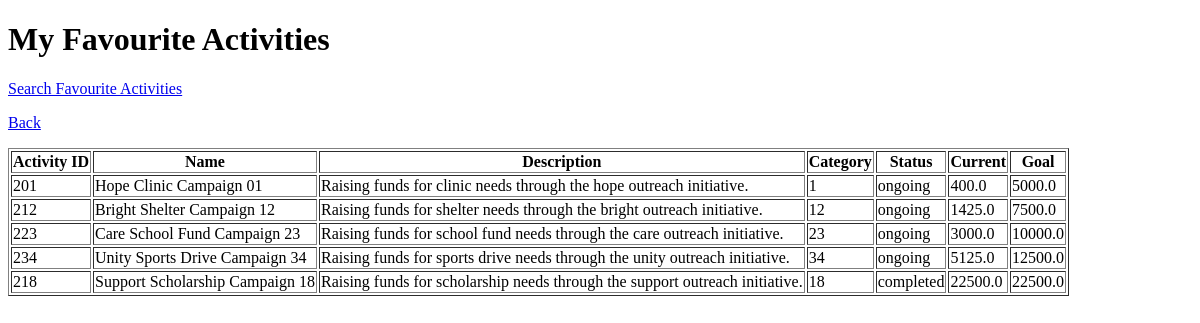
The page /favourites/view (signed in) on the database as committed earlier.
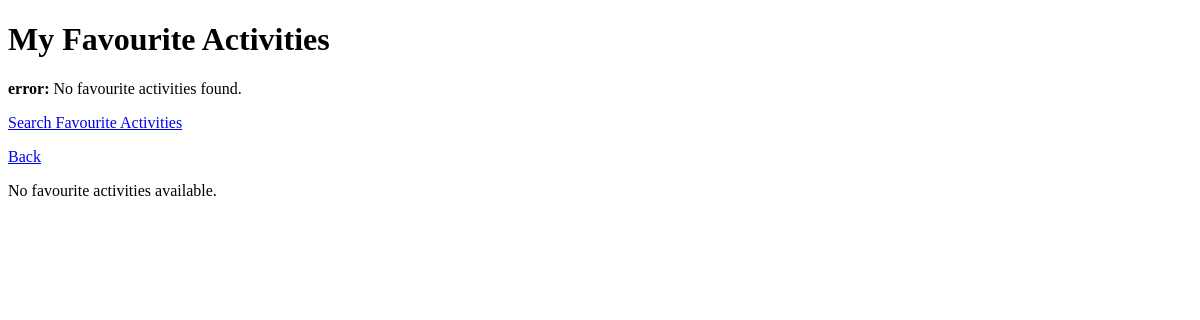
The same page on the database as committed later.
### tables this page shows
CREATE TABLE favourite_list(
    favourite_id INTEGER PRIMARY KEY,
    account_id INTEGER NOT NULL,
    activity_id INTEGER NOT NULL,
    FOREIGN KEY (account_id) REFERENCES user_account(account_id),
    FOREIGN KEY (activity_id) REFERENCES fundraising_activity(activity_id),
    UNIQUE (account_id, activity_id)
);

CREATE TABLE fundraising_activity(
    activity_id INTEGER PRIMARY KEY,
    account_id INTEGER NOT NULL,
    activity_name TEXT NOT NULL,
    category_id INTEGER NOT NULL,
    activity_desc TEXT NOT NULL,
    funding_current REAL NOT NULL DEFAULT 0,
    funding_goal REAL NOT NULL,
    start_date TEXT NOT NULL,
    end_date TEXT NOT NULL,
    activity_status TEXT NOT NULL CHECK (activity_status in ('completed', 'expired', 'cancelled', 'ongoing')),
    FOREIGN KEY (account_id) REFERENCES user_account(account_id),
    FOREIGN KEY (category_id) REFERENCES category(category_id)
);

### boundary/favourite_list_routes.py (the view)
@favourite_list_bp.route("/favourites/view")
@login_required
@roles_required(DONOR)
def view_favourites_list():
    account_id = session.get("account_id")
    controller = view_favourite_list_controller()
    favourites = controller.viewFavourites(account_id)
    if not favourites:
        flash("No favourite activities found.", "error")
    return render_template(
        "favourites/view_favourites_list.html",
        favourites=favourites
    )

### boundary/access_control.py (called while the page is built)
def roles_required(*allowed_profile_ids):
    def decorator(view_function):
        @wraps(view_function)
        def wrapped_view(*args, **kwargs):
            if not session.get("account_id"):
                flash("Please log in to continue.", "error")
                return redirect(url_for("auth.login"))
            profile_id = session.get("profile_id")
            if profile_id not in allowed_profile_ids:
                flash("You do not have permission to access this page.", "error")
                return redirect(url_for("home"))
            return view_function(*args, **kwargs)
        return wrapped_view
    return decorator

def login_required(view_function):
    @wraps(view_function)
    def wrapped_view(*args, **kwargs):
        if not session.get("account_id"):
            flash("Please log in to continue.", "error")
            return redirect(url_for("auth.login"))
        return view_function(*args, **kwargs)
    return wrapped_view

### control/view_favourite_list_controller.py (called while the page is built)
    def viewFavourites(self, accountId: int):
        return FavouriteList.getFavouritesByAccountId(accountId)

### db.py (called while the page is built)
def get_connection():
    connection = sqlite3.connect(DB_PATH) #open database
    connection.row_factory = sqlite3.Row #Enable access to columns using name
    connection.execute("PRAGMA foreign_keys = ON") #enforce foreign keys
    return connection

### entity/favourite_list.py (called while the page is built)
    @classmethod
    def fromRow(cls, row):
        return cls(
            favouriteId=row["favourite_id"],
            accountId=row["account_id"],
            activityId=row["activity_id"],
            activityName=row["activity_name"],
            activityDescription=row["activity_desc"],
            activityStatus=row["activity_status"],
            categoryId=row["category_id"],
            fundingCurrent=row["funding_current"],
            fundingGoal=row["funding_goal"]
        )

### templates/favourites/view_favourites_list.html (shortened to what this page needs)
<!DOCTYPE html>
<html>
<head>
</head>
<body>
    <h1>My Favourite Activities</h1>
    {% with messages = get_flashed_messages(with_categories = true) %}
        {% for category, message in messages %}
            <p><strong>{{ category }}:</strong> {{ message }}</p>
        {% endfor %}
    {% endwith %}
    <p>
        <a href="{{ url_for('favourites.search_favourites') }}">Search Favourite Activities</a>
    </p>
    <p>
        <a href="{{ url_for('fundraising_activity.list_activities') }}">Back</a>
    </p>
    {% if favourites %}
        <table border="1">
            <thead>
                <tr>
                    <th>Activity ID</th>
                    <th>Name</th>
                    <th>Description</th>
                    <th>Category</th>
                    <th>Status</th>
                    <th>Current</th>
                    <th>Goal</th>
                </tr>
            </thead>
            <tbody>
                {% for f in favourites %}
                <tr>
                    <td>{{ f.activityId }}</td>
                    <td>{{ f.activityName }}</td>
                    <td>{{ f.activityDescription }}</td>
                    <td>{{ f.categoryId }}</td>
                    <td>{{ f.activityStatus }}</td>
                    <td>{{ f.fundingCurrent }}</td>
                    <td>{{ f.fundingGoal }}</td>
                </tr>
                {% endfor %}
            </tbody>
        </table>
    {% else %}
        <p>No favourite activities available.</p>
    {% endif %}
</body>
</html>

Rows that differ between the two databases and show on the page:
removed favourite_list: activityId "201", activityName "Hope Clinic Campaign 01", activityDescription "Raising funds for clinic needs through the hope outreach initiative.", categoryId "1", activityStatus "ongoing", fundingCurrent "400.0", fundingGoal "5000.0"
removed favourite_list: activityId "212", activityName "Bright Shelter Campaign 12", activityDescription "Raising funds for shelter needs through the bright outreach initiative.", categoryId "12", activityStatus "ongoing", fundingCurrent "1425.0", fundingGoal "7500.0"
removed favourite_list: activityId "223", activityName "Care School Fund Campaign 23", activityDescription "Raising funds for school fund needs through the care outreach initiative.", categoryId "23", activityStatus "ongoing", fundingCurrent "3000.0", fundingGoal "10000.0"
removed favourite_list: activityId "234", activityName "Unity Sports Drive Campaign 34", activityDescription "Raising funds for sports drive needs through the unity outreach initiative.", categoryId "34", activityStatus "ongoing", fundingCurrent "5125.0", fundingGoal "12500.0"
removed favourite_list: activityId "218", activityName "Support Scholarship Campaign 18", activityDescription "Raising funds for scholarship needs through the support outreach initiative.", categoryId "18", activityStatus "completed", fundingCurrent "22500.0", fundingGoal "22500.0"
Other text that changed with them:
new list line: "error : No favourite activities found."
text no longer shown: "Activity ID Name Description Category Status Current Goal"
text now shown: "No favourite activities available."
